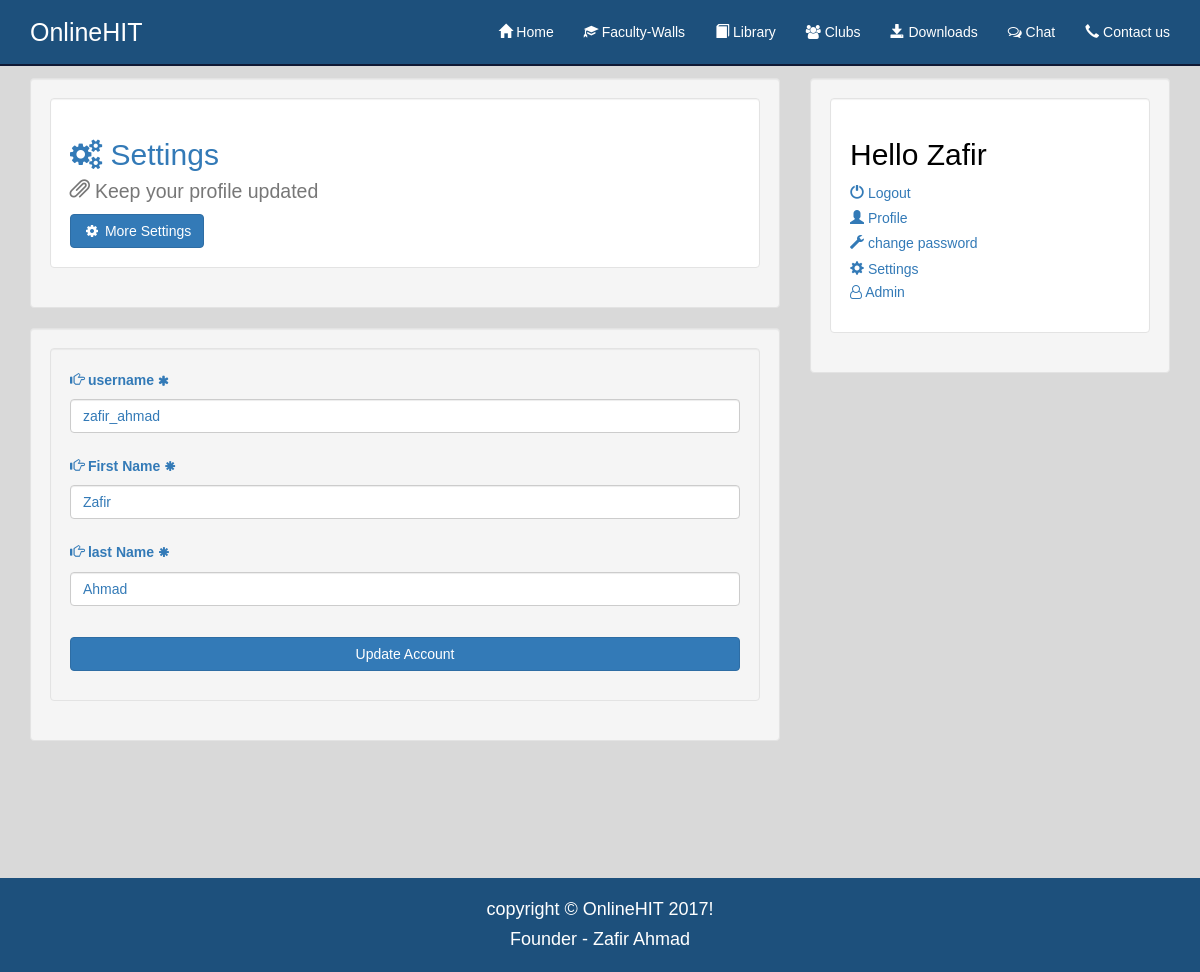
The app's page /settings.php (signed in) with its own data.
### tables this page shows
CREATE TABLE IF NOT EXISTS `users` (
`user_id` int(11) NOT NULL,
  `username` varchar(50) NOT NULL,
  `password` varchar(32) NOT NULL,
  `first_name` varchar(30) NOT NULL,
  `last_name` varchar(30) NOT NULL,
  `email` varchar(1024) NOT NULL,
  `email_code` varchar(32) NOT NULL,
  `active` int(11) NOT NULL DEFAULT '0',
  `type` varchar(20) NOT NULL DEFAULT '0',
  `department` varchar(5) NOT NULL,
  `member` varchar(20) DEFAULT NULL,
  `year` int(1) NOT NULL,
  `uni_roll` bigint(20) DEFAULT NULL,
  `uni_reg` bigint(20) DEFAULT NULL,
  `college_id` varchar(20) DEFAULT NULL,
  `course_duration` int(2) NOT NULL,
  `batch` int(1) NOT NULL,
  `gender` varchar(1) NOT NULL,
  `allow_email` int(1) NOT NULL DEFAULT '1',
  `profile` varchar(55) NOT NULL,
  `details` int(1) NOT NULL DEFAULT '0',
  `faculty` int(1) NOT NULL DEFAULT '0',
  `joined_on` timestamp NOT NULL DEFAULT CURRENT_TIMESTAMP ON UPDATE CURRENT_TIMESTAMP
);

### core/init.php (called while the page is built, shortened)
<?php
	require "database/connect.php";
	require "functions/users.php";
	if(logged_in() === true)
	{
		$session_user_id = $_SESSION['user_id'];
		$user_data = user_data($session_user_id,'user_id','username','password','first_name','last_name','email','email_code','type','department','member','year','batch','gender','details','uni_roll','uni_reg','college_id','faculty');
	}
?>

### core/functions/users.php (called while the page is built, shortened)
			<?php
function user_data($user_id)
{
	global $db;
	$user_id = (int)$user_id;
	$func_num_args = func_num_args();
	$func_get_args = func_get_args();
	if($func_num_args > 1){
		unset($func_get_args[0]);
		$fields 	= "`".implode("`, `", $func_get_args)."`";
		if($result 	= $db->query("SELECT $fields FROM `users` WHERE `user_id` = $user_id"))
		{
			$data 		= $result->fetch_assoc();
			return $data;
		}
	}
}
?>

### settings.php (the view, shortened to what this page needs)
<?php
	include "core/init.php";
	include "includes/overall/header.php";
?>
<div class="well">
	<div class='well well-wb'>
		<h2 class="well-blue"><span class="fa fa-cogs" aria-hidden="true"></span> Settings <br>
			<small>
				<span class="glyphicon glyphicon-paperclip"></span> Keep your profile updated
			</small>
		</h2>
		<a href="<?php if($user_data['faculty'] == 0)
				{
				  	echo 'settmre.php';
				  }
				  else{
				  	echo 'facultycardsettings.php';
				  	}
			?>
			" class="btn btn-primary"><i class="fa fa-cog fa-spin fa-1x fa-fw"></i> More Settings</a>
	</div>
</div>
<?php
	if(isset($_GET['updated']) === true and empty($_GET['updated']) === true)
	{
		?>
		<div class="well">
			<div class="well well-wb well-blue">
				<div class="card text-center">
				  <div class="card-header">
				    <span class="fa fa-smile-o" id='big_smile'></span>
				  </div>
				  <div class="card-block">
				    <h4 class="card-title">Thank you!</h4>
				    <p class="card-text lead">We have successfully updated your account.</p>
				    <a href="#" class="btn btn-primary"><i class="fa fa-user"></i> Profile</a>
				  </div>
				  <div class="card-footer text-muted">
				    OnlineHIT
				  </div>
				</div>
			</div>
		</div>
		<?php
	}
	else
	{
	 ?>
	 <div class="well">
		<form action="settings.php" method="POST" autocomplete="off" class="well">
			<ul>
				<li class="well-blue">
					<label for="username">
						<strong><span class="glyphicon glyphicon-hand-right"></span> username
							<small>
								<span class="fa fa-asterisk" aria-hidden="true"></span>
							</small>
						</strong>
					</label>
					<br>
					<input type="text" id='username' class="form-control well-blue" name="username" placeholder="username" value="<?php
						if(isset($_POST['username']) === true)
						{
							echo $_POST['username'];
						}
						else
						{
							echo $user_data['username'];
						}
					 ?>">
				</li><br>
				<li class="well-blue">
					<label for="first_name">
						<strong><span class="glyphicon glyphicon-hand-right"></span> First Name
							<small>
								<span class="glyphicon glyphicon-asterisk" aria-hidden="true"></span>
							</small>
						</strong>
					</label>
					<br>
					<input type="text" id='first_name' class="form-control well-blue" name="first_name" placeholder="Enter your First name" value="<?php
					echo $user_data['first_name']; ?>">
				</li><br>
				<li class="well-blue">
					<label for="last_name">
						<strong><span class="glyphicon glyphicon-hand-right"></span> last Name
							<small>
								<span class="glyphicon glyphicon-asterisk" aria-hidden="true"></span>
							</small>
						</strong>
					</label>
					<br>
					<input type="text" id='last_name' class="form-control well-blue" name="last_name" placeholder="Enter your last name" value="<?php
					echo $user_data['last_name']; ?>">
				</li><br>
				<li>
					<input type="submit" name="submit" value="Update Account" class="btn btn-primary">
				</li>
			</ul>
		</form>
		</div>
	<?php
	}
	include "includes/overall/footer.php";
?>

### includes/widgets/loggedin.php (shortened to what this page needs)
<div class="widget" id='aside_menu'>
	<div class="inner well well-wb">
	<h2>Hello <?php echo $user_data['first_name']; ?></h2>
	<ul>
		<li><a href="logout.php">
		<span class="glyphicon glyphicon-off" aria-hidden="true"></span> Logout </a></li>
		<li><a href="<?php echo $user_data['username']; ?>">
		<span class="glyphicon glyphicon-user" aria-hidden="true"></span> Profile</a></li>
		<li><a href="changepassword.php">
		<span class="glyphicon glyphicon-wrench" aria-hidden="true"></span> change password</a></li>
		<li><a href="settings.php">
		<span class="glyphicon glyphicon-cog" aria-hidden="true"></span> Settings</a></li>
				<?php
			if($user_data['type'] == 'admin')
			{
				?>
					<a href="admin.php"><i class="fa fa-user-o"></i> Admin</a>
				<?php
			}
		 ?>
	</ul>
	</div>
</div>

### css/main.css (style rules this page uses)
ul { list-style-type: none; }
* { margin:0; padding: 0; }
body { font-family:arial; line-height: 1.5em; background-color: #d9d9d9; border-right: 0; }
ul li { list-style-type: none; line-height:1.8em; }
input[type="submit"] { width:100%; margin-top: 10px; }

### css/general.css (style rules this page uses)
.well-wb { background-color: white; color: black; }
.well-blue { color: #337ab7; }

### records on screen
users: username "zafir_ahmad", first_name "Zafir", last_name "Ahmad"
